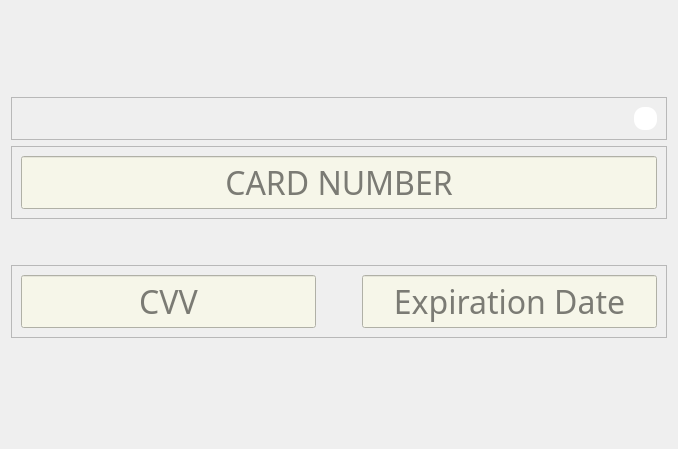
             <widget class="QWidget" name="rmcu_card">
              <layout class="QVBoxLayout" name="verticalLayout_19">
               <item>
                <spacer name="verticalSpacer_12">
                 <property name="orientation">
                  <enum>Qt::Vertical</enum>
                 </property>
                 <property name="sizeType">
                  <enum>QSizePolicy::MinimumExpanding</enum>
                 </property>
                 <property name="sizeHint" stdset="0">
                  <size>
                   <width>20</width>
                   <height>86</height>
                  </size>
                 </property>
                </spacer>
               </item>
               <item>
                <widget class="QFrame" name="rmcu_w3">
                 <property name="frameShape">
                  <enum>QFrame::StyledPanel</enum>
                 </property>
                 <property name="frameShadow">
                  <enum>QFrame::Raised</enum>
                 </property>
                 <layout class="QHBoxLayout" name="horizontalLayout_54">
                  <item>
                   <spacer name="horizontalSpacer_51">
                    <property name="orientation">
                     <enum>Qt::Horizontal</enum>
                    </property>
                    <property name="sizeHint" stdset="0">
                     <size>
                      <width>558</width>
                      <height>20</height>
                     </size>
                    </property>
                   </spacer>
                  </item>
                  <item>
                   <widget class="QFrame" name="rmcu_w3_f">
                    <property name="sizePolicy">
                     <sizepolicy hsizetype="Maximum" vsizetype="Maximum">
                      <horstretch>0</horstretch>
                      <verstretch>0</verstretch>
                     </sizepolicy>
                    </property>
                    <property name="minimumSize">
                     <size>
                      <width>23</width>
                      <height>23</height>
                     </size>
                    </property>
                    <property name="styleSheet">
                     <string notr="true">border-image: url(:/img/Interface_files/qestion.png) 0 0 0 0 sketch sketch;
background-color: rgb(255, 255, 255);
border-radius: 10px;</string>
                    </property>
                    <property name="frameShape">
                     <enum>QFrame::StyledPanel</enum>
                    </property>
                    <property name="frameShadow">
                     <enum>QFrame::Raised</enum>
                    </property>
                   </widget>
                  </item>
                 </layout>
                </widget>
               </item>
               <item>
                <widget class="QFrame" name="rmcu_card_f1">
                 <property name="frameShape">
                  <enum>QFrame::StyledPanel</enum>
                 </property>
                 <property name="frameShadow">
                  <enum>QFrame::Raised</enum>
                 </property>
                 <layout class="QHBoxLayout" name="horizontalLayout_19">
                  <item>
                   <widget class="QLineEdit" name="rmcu_card_f1_card">
                    <property name="font">
                     <font>
                      <family>Voga </family>
                      <pointsize>24</pointsize>
                      <italic>false</italic>
                      <bold>false</bold>
                     </font>
                    </property>
                    <property name="styleSheet">
                     <string notr="true">QLineEdit:focus, QLineEdit:hover
{
	
	background-color: rgb(255, 219, 187);
}
QLineEdit
{
	font: 24pt &quot;Voga &quot;;
	background-color: rgb(246, 246, 233);
}</string>
                    </property>
                    <property name="inputMask">
                     <string/>
                    </property>
                    <property name="text">
                     <string/>
                    </property>
                    <property name="alignment">
                     <set>Qt::AlignCenter</set>
                    </property>
                    <property name="placeholderText">
                     <string>CARD NUMBER</string>
                    </property>
                   </widget>
                  </item>
                 </layout>
                </widget>
               </item>
               <item>
                <spacer name="verticalSpacer_15">
                 <property name="orientation">
                  <enum>Qt::Vertical</enum>
                 </property>
                 <property name="sizeType">
                  <enum>QSizePolicy::Minimum</enum>
                 </property>
                 <property name="sizeHint" stdset="0">
                  <size>
                   <width>20</width>
                   <height>40</height>
                  </size>
                 </property>
                </spacer>
               </item>
               <item>
                <widget class="QFrame" name="rmcu_card_f2">
                 <property name="frameShape">
                  <enum>QFrame::StyledPanel</enum>
                 </property>
                 <property name="frameShadow">
                  <enum>QFrame::Raised</enum>
                 </property>
                 <layout class="QHBoxLayout" name="horizontalLayout_17">
                  <item>
                   <widget class="QLineEdit" name="rmcu_card_f2_cvv">
                    <property name="sizePolicy">
                     <sizepolicy hsizetype="Minimum" vsizetype="Fixed">
                      <horstretch>0</horstretch>
                      <verstretch>0</verstretch>
                     </sizepolicy>
                    </property>
                    <property name="minimumSize">
                     <size>
                      <width>200</width>
                      <height>0</height>
                     </size>
                    </property>
                    <property name="font">
                     <font>
                      <family>Voga </family>
                      <pointsize>24</pointsize>
                      <italic>false</italic>
                      <bold>false</bold>
                     </font>
                    </property>
                    <property name="styleSheet">
                     <string notr="true">QLineEdit:focus, QLineEdit:hover
{
	
	background-color: rgb(255, 219, 187);
}
QLineEdit
{
	font: 24pt &quot;Voga &quot;;
	background-color: rgb(246, 246, 233);
}</string>
                    </property>
                    <property name="inputMask">
                     <string/>
                    </property>
                    <property name="text">
                     <string/>
                    </property>
                    <property name="alignment">
                     <set>Qt::AlignCenter</set>
                    </property>
                    <property name="placeholderText">
                     <string>CVV</string>
                    </property>
                   </widget>
                  </item>
                  <item>
                   <spacer name="horizontalSpacer_9">
                    <property name="orientation">
                     <enum>Qt::Horizontal</enum>
                    </property>
                    <property name="sizeType">
                     <enum>QSizePolicy::Minimum</enum>
                    </property>
                    <property name="sizeHint" stdset="0">
                     <size>
                      <width>40</width>
                      <height>20</height>
                     </size>
                    </property>
                   </spacer>
                  </item>
                  <item>
                   <widget class="QLineEdit" name="rmcu_card_f2_date">
                    <property name="sizePolicy">
                     <sizepolicy hsizetype="Minimum" vsizetype="Fixed">
                      <horstretch>0</horstretch>
                      <verstretch>0</verstretch>
                     </sizepolicy>
                    </property>
                    <property name="minimumSize">
                     <size>
                      <width>200</width>
                      <height>0</height>
                     </size>
                    </property>
                    <property name="font">
                     <font>
                      <family>Voga </family>
                      <pointsize>24</pointsize>
                      <italic>false</italic>
                      <bold>false</bold>
                     </font>
                    </property>
                    <property name="styleSheet">
                     <string notr="true">QLineEdit:focus, QLineEdit:hover
{
	
	background-color: rgb(255, 219, 187);
}
QLineEdit
{
	font: 24pt &quot;Voga &quot;;
	background-color: rgb(246, 246, 233);
}</string>
                    </property>
                    <property name="inputMask">
                     <string/>
                    </property>
                    <property name="text">
                     <string/>
                    </property>
                    <property name="alignment">
                     <set>Qt::AlignCenter</set>
                    </property>
                    <property name="placeholderText">
                     <string>Expiration Date</string>
                    </property>
                   </widget>
                  </item>
                 </layout>
                </widget>
               </item>
               <item>
                <spacer name="verticalSpacer_14">
                 <property name="orientation">
                  <enum>Qt::Vertical</enum>
                 </property>
                 <property name="sizeType">
                  <enum>QSizePolicy::MinimumExpanding</enum>
                 </property>
                 <property name="sizeHint" stdset="0">
                  <size>
                   <width>20</width>
                   <height>100</height>
                  </size>
                 </property>
                </spacer>
               </item>
              </layout>
             </widget>
